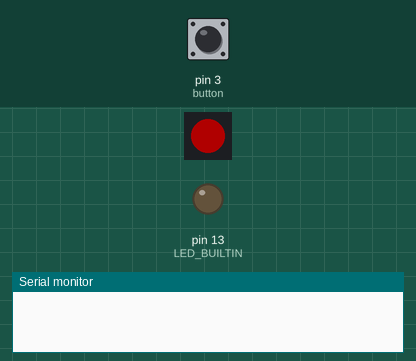
Simulated run of this sketch. Board: Arduino Uno, built with avr-gcc and run on an emulated ATmega328P. Shown: 1 RGB LEDs in strip order, left to right, output pins drawn as LEDs (lit = HIGH), the last lines printed to the serial monitor. The inputs (shaded band) are chosen by the test bench; at power-on: pin 3 (button) HIGH. Dim RGB values are drawn brighter than linear.

Above: at 1.02 s.
1.3 s: pin 3 (button) pulled LOW for 0.15 s
At 3.02 s:
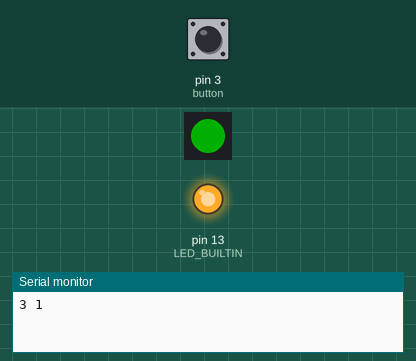
4.3 s: pin 3 (button) pulled LOW for 1 s
At 5.02 s:
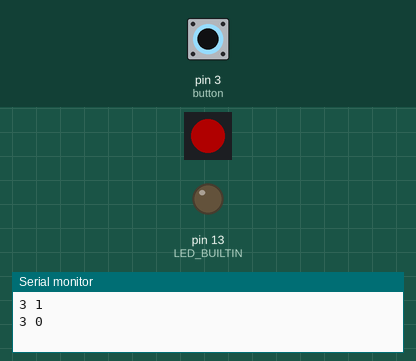
7.3 s: pin 3 (button) pulled LOW for 0.15 s
At 9.0 s:
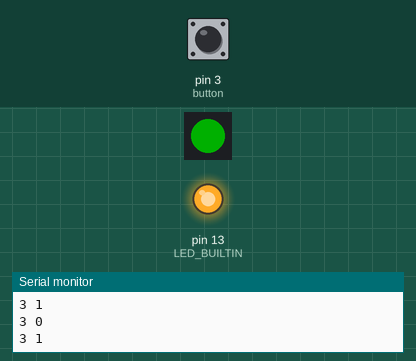
10.3 s: pin 3 (button) pulled LOW for 1 s
At 11.0 s:
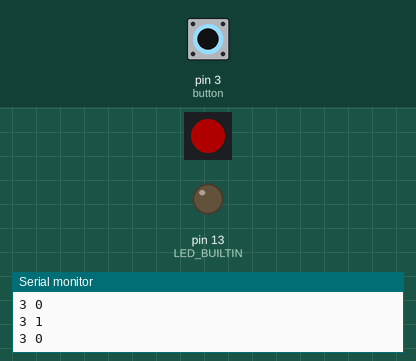
Timing chart, 0 to 14.3 s (numbered marks = the images above; inputs shaded):
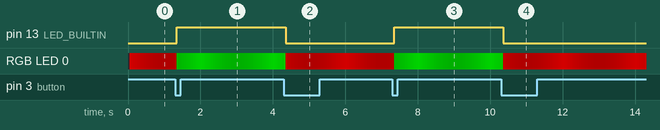

The sketch:

button.ino
```cpp
#include <Adafruit_NeoPixel.h>
#ifdef __AVR__
 #include <avr/power.h> // Required for 16 MHz Adafruit Trinket
#endif

class Button
{
public:
  Button(int pButtonId, int pStatePin, int pLedPin);

  void init();
  void update();
  void switchState();
  void sendSerial();

  bool active() const;

protected:
  int mId;
  int mStatePin;
  int mLedPin;
  bool mInit;
  bool mActive;

  int mPreviousState;
  int mOnColor1[3] = {0, 55, 0};
  int mOnColor2[3] = {0, 255, 0};
  int mOffColor1[3] = {55, 0, 0};
  int mOffColor2[3] = {255, 0, 0};

  unsigned int mColorPulseInterval = 2000;

  Adafruit_NeoPixel mLed;

  unsigned int mPrevUpdateTime = 0;
  unsigned long mUpdateInterval = 50;
};

Button::Button(int pButtinId, int pStatePin, int pLedPin):
  mId(pButtinId),
  mStatePin(pStatePin),
  mLedPin(pLedPin),
  mInit(false),
  mActive(false)
{}

void
Button::init()
{
  if(mInit == false)
  {
    // Button State Init
    pinMode(mStatePin, INPUT_PULLUP);
    mPreviousState = digitalRead(mStatePin);

    // Button Led Init
    mLed = Adafruit_NeoPixel(1, mLedPin, NEO_GRB + NEO_KHZ800);
    mLed.begin();

    mInit = true;
  }
}

void
Button::update()
{
  if(mInit == false)
    return;

  unsigned long updateTime = millis();
  if(updateTime - mPrevUpdateTime < mUpdateInterval)
  return;

  mPrevUpdateTime = updateTime;
  int buttonState = digitalRead(mStatePin);

  // Detect state change (edge detection)
  if(buttonState != mPreviousState)
  {
    // If the new state is LOW, the button was just pressed
    if(buttonState == LOW)
    {
      switchState();
      delay(50); // Simple debounce to prevent rapid firing
    }
    // Save the current state for the next loop iteration
    mPreviousState = buttonState;
  }

  // Update NeoPixel

  unsigned long pulseTime = updateTime % mColorPulseInterval;
  double pulseScale = 0.5 + sin((double)pulseTime / (double)mColorPulseInterval * PI) * 0.5;

  int ledColor[3];

  if(mActive == true)
  {
    ledColor[0] = int((double)mOnColor1[0] * pulseScale + ((double)mOnColor2[0] - (double)mOnColor1[0]) * (1.0 - pulseScale));
    ledColor[1] = int((double)mOnColor1[1] * pulseScale + ((double)mOnColor2[1] - (double)mOnColor1[1]) * (1.0 - pulseScale));
    ledColor[2] = int((double)mOnColor1[2] * pulseScale + ((double)mOnColor2[2] - (double)mOnColor1[2]) * (1.0 - pulseScale));
  }
  else
  {
    ledColor[0] = int((double)mOffColor1[0] * pulseScale + ((double)mOffColor2[0] - (double)mOffColor1[0]) * (1.0 - pulseScale));
    ledColor[1] = int((double)mOffColor1[1] * pulseScale + ((double)mOffColor2[1] - (double)mOffColor1[1]) * (1.0 - pulseScale));
    ledColor[2] = int((double)mOffColor1[2] * pulseScale + ((double)mOffColor2[2] - (double)mOffColor1[2]) * (1.0 - pulseScale));
  }

  mLed.setPixelColor(0, mLed.Color(ledColor[0], ledColor[1], ledColor[2]));
  mLed.show();
}

void
Button::switchState()
{
  mActive = !mActive;

  sendSerial();
}

void
Button::sendSerial()
{
  Serial.print(mId);
  Serial.print(" ");
  Serial.println(mActive ? 1 : 0);
}

bool
Button::active() const
{
  return mActive;
}

//Button button(1, 3, 4);
//Button button(2, 3, 4);
Button button(3, 3, 4);

void setup()
{
  Serial.begin(9600);

  button.init();

  // debug
  pinMode(LED_BUILTIN, OUTPUT);
}

void loop()
{
  button.update();

  if (button.active() == true)
  {
    digitalWrite(LED_BUILTIN, HIGH);
  }
  else
  {
    digitalWrite(LED_BUILTIN, LOW);
  }
}
```

Measured:
- after the input at 1.3 s, pin 13 (LED_BUILTIN): LOW → HIGH after 0.05 s
- after the input at 4.3 s, pin 13 (LED_BUILTIN): HIGH → LOW after 0.05 s
- after the input at 7.3 s, pin 13 (LED_BUILTIN): LOW → HIGH after 0.06 s
- after the input at 10.3 s, pin 13 (LED_BUILTIN): HIGH → LOW after 0.06 s
